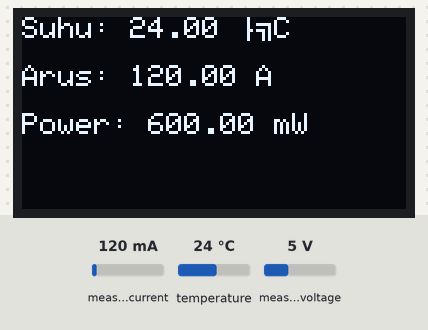
Bench run of a sketch on a simulated Arduino Uno, built with avr-gcc and run on an emulated ATmega328P. Shown: 128×64 one-colour display. The test bench sets the inputs (shaded band); at power-on: measured current 120 mA, temperature 24 °C, measured voltage 5 V. What the sketch prints to the serial monitor is not drawn.

Above: at 2.5 s.
2.6 s: measured current set to 40 mA
At 4.2 s:
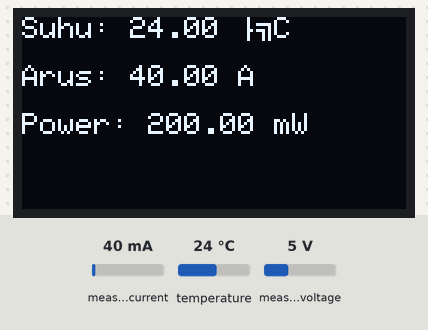
5.2 s: temperature set to 12 °C
At 5.9 s:
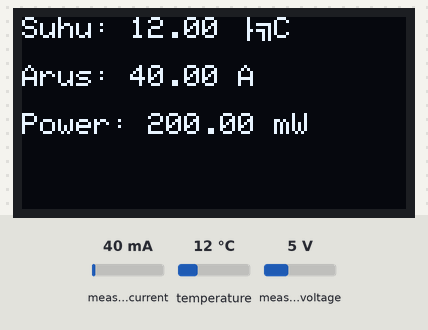
7.0 s: measured voltage set to 0.3 V
At 8.6 s:
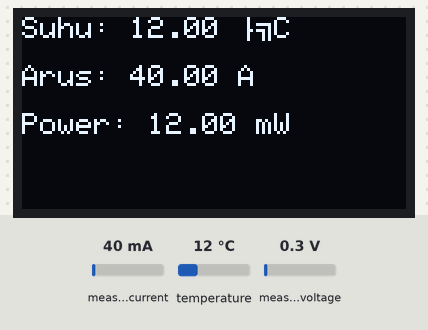
8.9 s: measured current set to 500 mA
At 10.4 s:
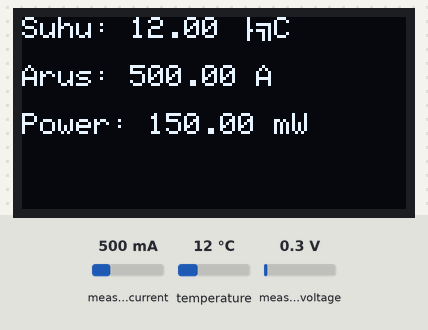
10.7 s: temperature set to 19 °C
12.6 s: measured voltage set to 3.8 V
At 13.8 s:
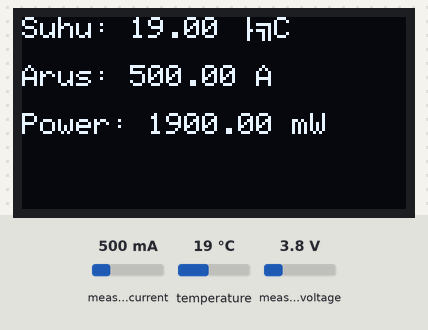
Timing chart, 0 to 15.4 s (numbered marks = the images above; inputs shaded):
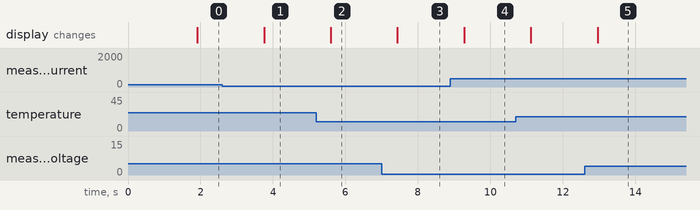

The sketch:

sketch_jan26.ino
```cpp
#include <Wire.h>
#include <Adafruit_INA219.h>
#include <OneWire.h>
#include <DallasTemperature.h>
#include <Adafruit_GFX.h>
#include <Adafruit_SSD1306.h>

const int oneWireBus = 2;

Adafruit_INA219 ina219;
OneWire oneWire(oneWireBus);
DallasTemperature sensors(&oneWire);

#define SCREEN_WIDTH 128
#define SCREEN_HEIGHT 64
#define OLED_RESET -1
#define SSD1306_I2C_ADDRESS 0x3C
Adafruit_SSD1306 display(SCREEN_WIDTH, SCREEN_HEIGHT, &Wire, OLED_RESET);

void setup(void) {
  Serial.begin(9600);
  sensors.begin();

  while (!Serial) {
      delay(1);
  }

  Serial.println("INA219 connect");

  // Initialize the INA219.
  // By default the initialization will use the largest range (32V, 2A).  However
  // you can call a setCalibration function to change this range (see comments).
  if (! ina219.begin()) {
    Serial.println("Failed to find INA219 chip");
	display.clearDisplay();
	display.setTextSize(1);
	display.setTextColor(SSD1306_WHITE);
	display.setCursor(0, 0);
	display.println("INA219 not connect");
	display.display();
	delay(1000);
    while (1) { delay(10); }
  }
  // To use a slightly lower 32V, 1A range (higher precision on amps):
  //ina219.setCalibration_32V_1A();
  // Or to use a lower 16V, 400mA range (higher precision on volts and amps):
  //ina219.setCalibration_16V_400mA();

  Serial.println("Measuring voltage and current with INA219 ...");

  if (!display.begin(SSD1306_I2C_ADDRESS, 0x3C)) {
    Serial.println("Gagal menginisialisasi OLED!");
    for (;;);
  }
  display.clearDisplay();
  display.setTextSize(1);
  display.setTextColor(SSD1306_WHITE);
  display.setCursor(0, 0);
  display.println("Inisialisasi...");
  display.display();
  delay(1000);
}

void loop(void) {
  sensors.requestTemperatures();
  float temperatureC = sensors.getTempCByIndex(0);
  float shuntvoltage = 0;
  float busvoltage = 0;
  float current_mA = 0;
  float loadvoltage = 0;
  float power_mW = 0;

  shuntvoltage = ina219.getShuntVoltage_mV();
  busvoltage = ina219.getBusVoltage_V();
  current_mA = ina219.getCurrent_mA();
  power_mW = ina219.getPower_mW();
  loadvoltage = busvoltage + (shuntvoltage / 1000);

  Serial.print("Temperature: ");
  Serial.print(temperatureC);
  Serial.println("ºC");
  //Serial.print("Bus Voltage:   ");
  //Serial.print(busvoltage); Serial.println(" V");
  //Serial.print("Shunt Voltage: ");
  //Serial.print(shuntvoltage); Serial.println(" mV");
  Serial.print("Load Voltage:  ");
  Serial.print(loadvoltage); Serial.println(" V");
  Serial.print("Current:       ");
  Serial.print(current_mA); Serial.println(" mA");
  Serial.print("Power:         ");
  Serial.print(power_mW); Serial.println(" mW");
  Serial.println("");

  display.clearDisplay();
  display.setCursor(0, 0);
  display.print("Suhu: ");
  display.print(temperatureC);
  display.println(" ºC");
  display.println(" ");
  display.print("Arus: ");
  display.print(current_mA);
  display.println(" A");
  display.println(" ");
  display.print("Power: ");
  display.print(power_mW);
  display.println(" mW");
  display.setTextSize(1);
  display.display();

  delay(1000);
}
```

Measured:
- after the input at 2.6 s, the display: changes after 1.2 s (image 1)
- after the input at 5.2 s, the display: changes after 0.40 s (image 2)
- after the input at 7.0 s, the display: changes after 0.43 s (image 3)
- after the input at 8.9 s, the display: changes after 0.38 s (image 4)
- after the input at 12.6 s, the display: changes after 0.36 s (image 5)
